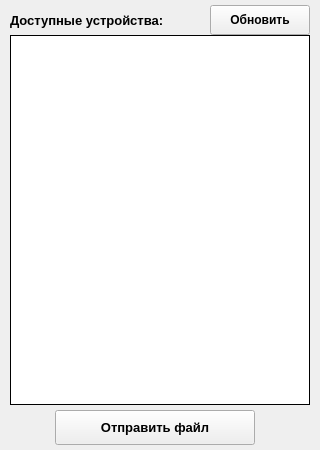
<?xml version="1.0" encoding="UTF-8"?>
<ui version="4.0">
 <class>MainWindow</class>
 <widget class="QMainWindow" name="MainWindow">
  <property name="geometry">
   <rect>
    <x>0</x>
    <y>0</y>
    <width>320</width>
    <height>450</height>
   </rect>
  </property>
  <property name="windowTitle">
   <string>MainWindow</string>
  </property>
  <widget class="QWidget" name="centralwidget">
   <widget class="QListView" name="devicesView">
    <property name="geometry">
     <rect>
      <x>10</x>
      <y>35</y>
      <width>300</width>
      <height>370</height>
     </rect>
    </property>
    <property name="font">
     <font>
      <pointsize>10</pointsize>
      <bold>true</bold>
     </font>
    </property>
    <property name="frameShape">
     <enum>QFrame::Shape::Box</enum>
    </property>
    <property name="frameShadow">
     <enum>QFrame::Shadow::Plain</enum>
    </property>
    <property name="editTriggers">
     <set>QAbstractItemView::EditTrigger::NoEditTriggers</set>
    </property>
   </widget>
   <widget class="QLabel" name="availableDevicesLabel">
    <property name="geometry">
     <rect>
      <x>10</x>
      <y>5</y>
      <width>200</width>
      <height>30</height>
     </rect>
    </property>
    <property name="font">
     <font>
      <pointsize>10</pointsize>
      <bold>true</bold>
     </font>
    </property>
    <property name="text">
     <string>Доступные устройства:</string>
    </property>
   </widget>
   <widget class="QPushButton" name="refreshButton">
    <property name="geometry">
     <rect>
      <x>210</x>
      <y>5</y>
      <width>100</width>
      <height>30</height>
     </rect>
    </property>
    <property name="font">
     <font>
      <italic>false</italic>
      <bold>true</bold>
     </font>
    </property>
    <property name="text">
     <string>Обновить</string>
    </property>
   </widget>
   <widget class="QPushButton" name="sendButton">
    <property name="geometry">
     <rect>
      <x>55</x>
      <y>410</y>
      <width>200</width>
      <height>35</height>
     </rect>
    </property>
    <property name="font">
     <font>
      <pointsize>10</pointsize>
      <bold>true</bold>
     </font>
    </property>
    <property name="text">
     <string>Отправить файл</string>
    </property>
   </widget>
  </widget>
 </widget>
 <resources/>
 <connections/>
</ui>
